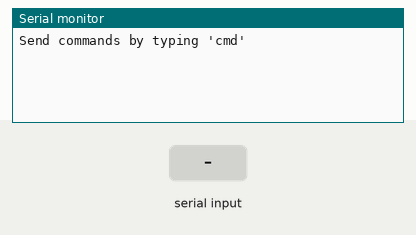
A sketch run on a simulated Arduino Uno, built with avr-gcc and run on an emulated ATmega328P. On the bench: the last lines printed to the serial monitor. The test bench sets the inputs (shaded band).

Above: at 1.2 s.
1.3 s: "cmd\n" received over Serial
At 2.3 s:
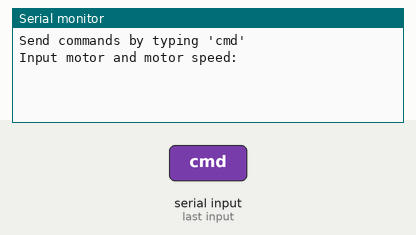
2.8 s: "90,45\n" received over Serial
At 3.5 s:
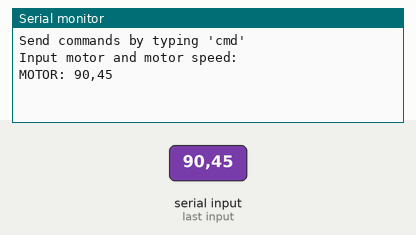
4.3 s: "30,150\n" received over Serial
At 5.8 s:
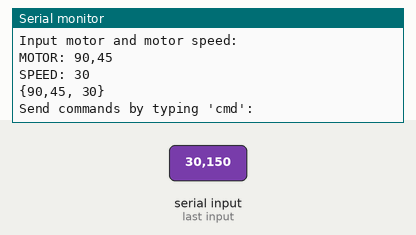

Measured:
- after the input at 1.3 s, the serial monitor: prints a new line at once (image 1)
- after the input at 2.8 s, the serial monitor: prints a new line at once (image 2)
- after the input at 4.3 s, the serial monitor: prints a new line at once (image 3)

The sketch:

controlling_motors_basestation_V2.ino
```cpp
#include <ArduinoJson.h>
#include <SoftwareSerial.h>
#include <LinkedList.h>

SoftwareSerial HC12(6, 7); // HC-12 TX Pin, HC-12 RX Pin

StaticJsonDocument<200> sent;

int leftBtn = 8;
int rightBtn = 9;
String motor;
int motorSpeed = 0;

void setup() {
  Serial.begin(9600);
  HC12.begin(9600);

  pinMode(leftBtn, INPUT); // LEFT
  pinMode(rightBtn, INPUT); // RIGHT
  Serial.println("Send commands by typing 'cmd'");
}

void loop() {
  if(Serial.available()) {
    if(Serial.readStringUntil('\n') == "cmd") {
      Serial.println("Input motor and motor speed:");
      while(true) {
        if(Serial.available()) {
          motor = Serial.readStringUntil('\n');
          Serial.println("MOTOR: "+motor);
          while(true) {
            if(Serial.available()) {
              motorSpeed = Serial.parseInt();
              Serial.print("SPEED: ");
              Serial.println(motorSpeed);
              break;
            }
          }
          Serial.println("{"+motor+", "+motorSpeed+"}");
          sent["motor"] = motor;
          sent["speed"] = motorSpeed;
          serializeJson(sent, HC12);
          motor = "";
          motorSpeed = 0;
          Serial.println("\n\nSend commands by typing 'cmd':");
          break;
        }
      }
    }
  }
}
```
